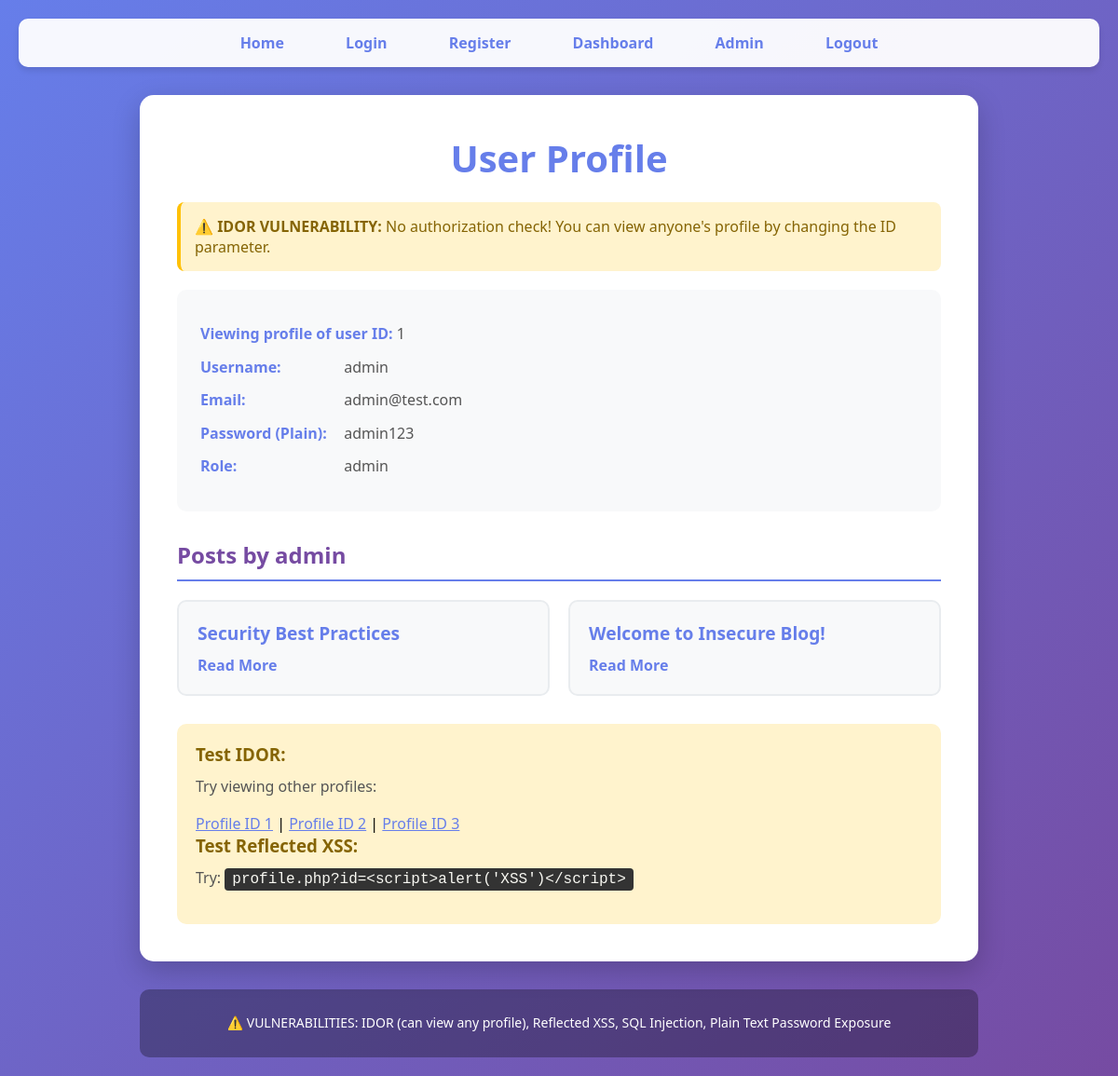
Before: /profile.php?id=1 (signed in) with the older database file.
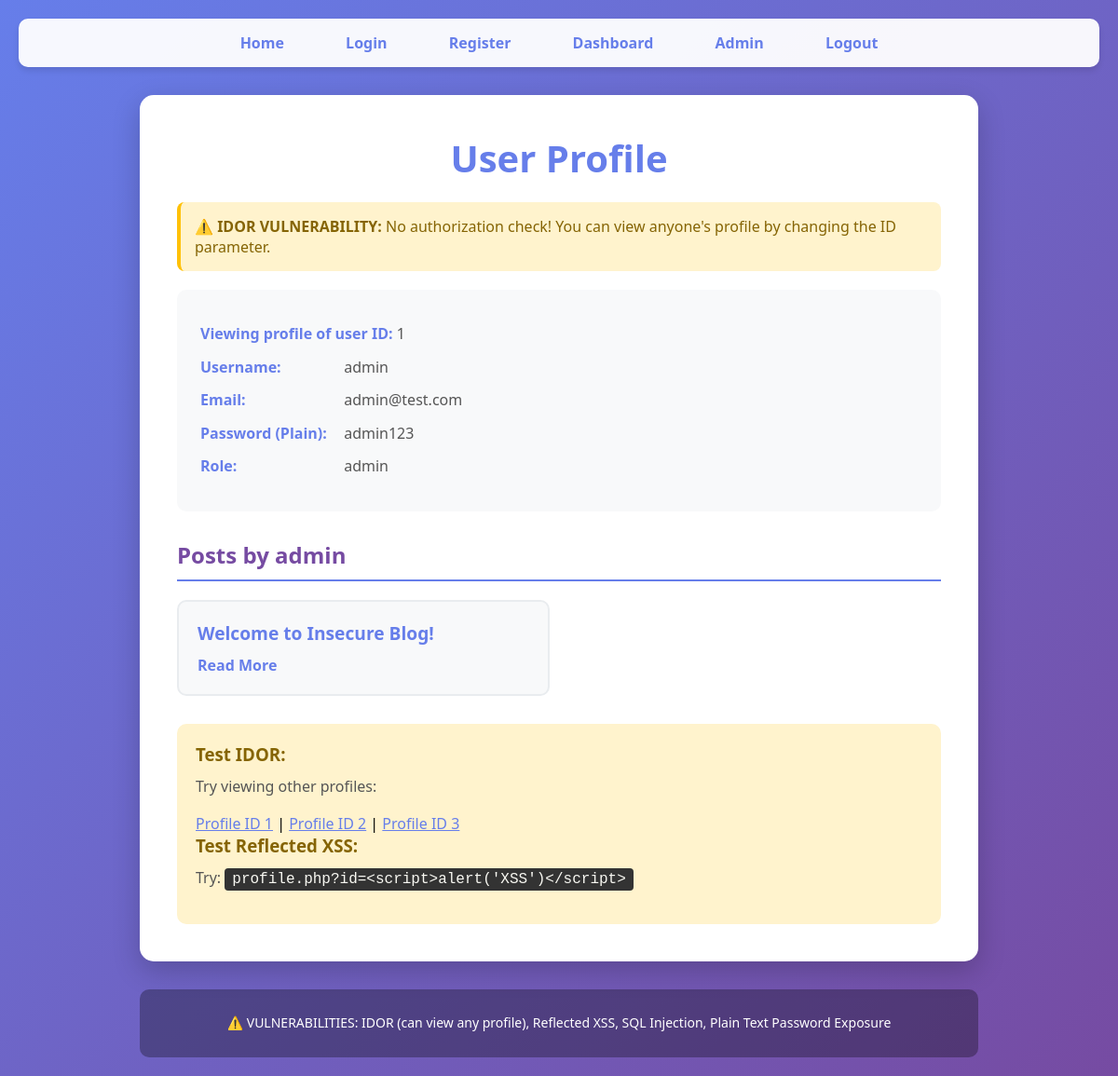
After: the same page with the newer database file.
### tables this page shows
CREATE TABLE posts (
    id INT AUTO_INCREMENT PRIMARY KEY,
    user_id INT,
    title VARCHAR(255),
    content TEXT
);

### profile.php (the view, shortened to what this page needs)
<?php
require_once 'db.php';
$requested_id = $_GET['id'];
$query = "SELECT * FROM users WHERE id = $requested_id";
$result = mysqli_query($conn, $query);
$profile_user = mysqli_fetch_assoc($result);
$posts_query = "SELECT * FROM posts WHERE user_id = $requested_id ORDER BY id DESC";
$posts_result = mysqli_query($conn, $posts_query);
?>
<!DOCTYPE html>
<html>
<head>
    <link rel="stylesheet" href="css/style.css">
</head>
<body>
    <nav>
        <a href="index.php">Home</a>
        <a href="login.php">Login</a>
        <a href="register.php">Register</a>
        <a href="dashboard.php">Dashboard</a>
        <a href="admin.php">Admin</a>
        <a href="logout.php">Logout</a>
    </nav>
    <div class="container">
        <h1>User Profile</h1>
        <div class="warning">
            <strong>⚠️ IDOR VULNERABILITY:</strong> No authorization check!
            You can view anyone's profile by changing the ID parameter.
        </div>
        <div class="profile-info">
            <p><strong>Viewing profile of user ID:</strong> <?php echo $_GET['id']; ?></p>
            <p><strong>Username:</strong> <?php echo $profile_user['username']; ?></p>
            <p><strong>Email:</strong> <?php echo $profile_user['email']; ?></p>
            <p><strong>Password (Plain):</strong> <?php echo $profile_user['password']; ?></p>
            <p><strong>Role:</strong> <?php echo $profile_user['role']; ?></p>
        </div>
        <h2>Posts by <?php echo $profile_user['username']; ?></h2>
        <div class="posts">
            <?php if ($posts_result && mysqli_num_rows($posts_result) > 0): ?>
                <?php while ($post = mysqli_fetch_assoc($posts_result)): ?>
                    <div class="post-card">
                        <h3><?php echo $post['title']; ?></h3>
                        <a href="view_post.php?id=<?php echo $post['id']; ?>">Read More</a>
                    </div>
                <?php endwhile; ?>
            <?php else: ?>
                <p>No posts yet.</p>
            <?php endif; ?>
        </div>
        <div class="test-links">
            <h3>Test IDOR:</h3>
            <p>Try viewing other profiles:</p>
            <a href="profile.php?id=1">Profile ID 1</a> |
            <a href="profile.php?id=2">Profile ID 2</a> |
            <a href="profile.php?id=3">Profile ID 3</a>
            <h3>Test Reflected XSS:</h3>
            <p>Try: <code>profile.php?id=&lt;script&gt;alert('XSS')&lt;/script&gt;</code></p>
        </div>
    </div>
    <footer>
        <p>⚠️ VULNERABILITIES: IDOR (can view any profile), Reflected XSS, SQL Injection, Plain Text Password Exposure</p>
    </footer>
</body>
</html>

Changed rows visible on the page:
removed posts: title "Security Best Practices"
